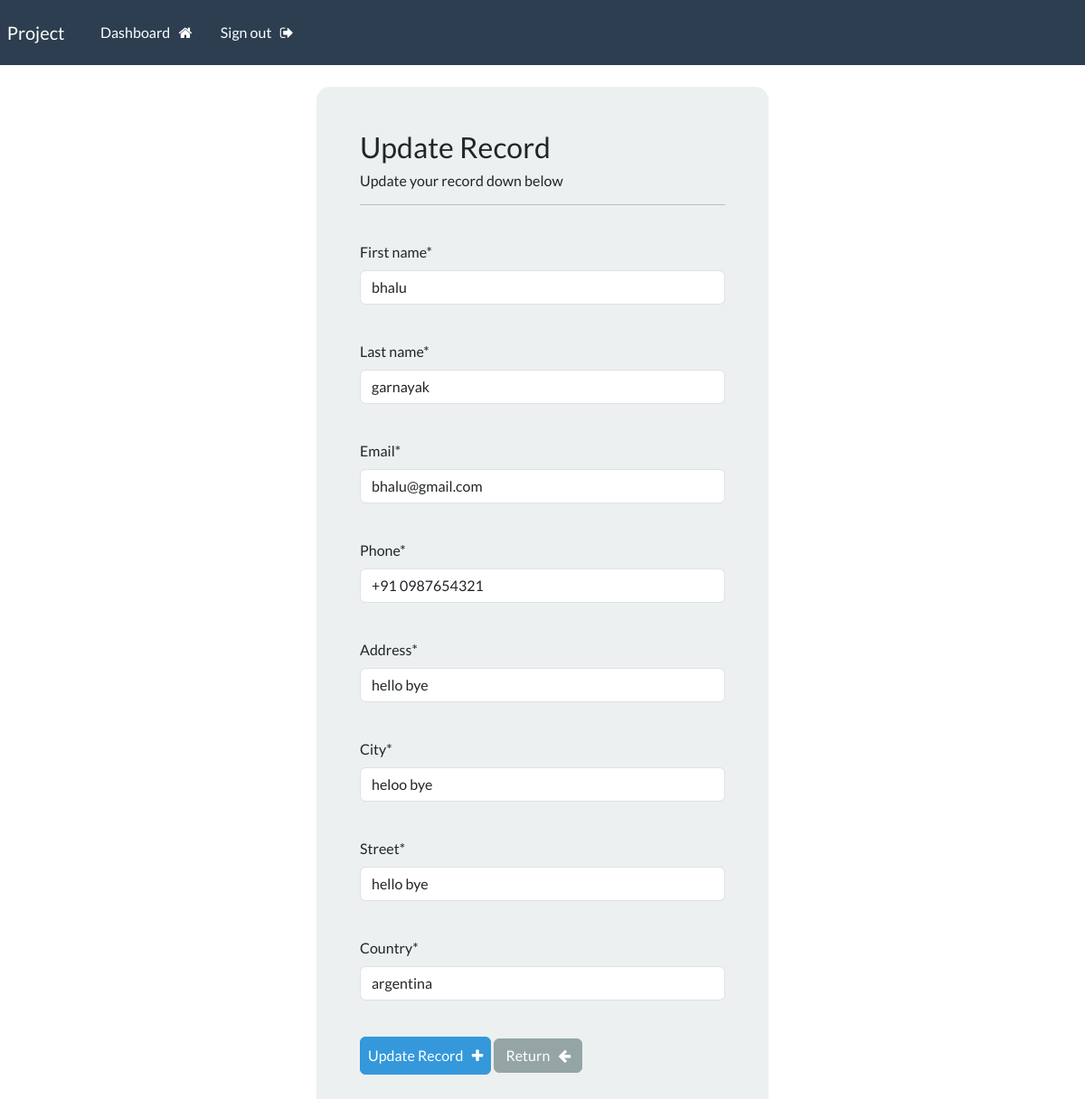
The page /update-record/3 (signed in) on the database its author committed.
### my_app/models.py (models this page shows)
class Record(models.Model):
    creation_date = models.DateTimeField(auto_now_add = True)
    first_name = models.CharField(max_length=50)
    last_name = models.CharField(max_length=50)
    email = models.CharField(max_length=50)
    phone = models.CharField(max_length=20)
    address = models.CharField(max_length=200)
    city = models.CharField(max_length=20)
    street = models.CharField(max_length=100)
    country = models.CharField(max_length=30)

### my_app/views.py (the view)
# urls.py: path('update-record/<int:pk>', views.update_record, name='update-record'),
@login_required(login_url='my-login')
def update_record(request, pk):
    record = Record.objects.get(id=pk)
    form = UpdateRecordForm(instance=record)
    if request.method == 'POST':
        form = UpdateRecordForm(request.POST, instance=record)
        if form.is_valid():
            form.save()
            messages.success(request, "Record updated!")
            return redirect('dashboard')
    context = {'form4': form}
    return render(request, 'my_app/update-record.html', context=context)

### my_app/forms.py
class UpdateRecordForm(forms.ModelForm):
    class Meta:
        model = Record
        fields = ['first_name', 'last_name', 'email', 'phone', 'address', 'city', 'street', 'country']

### my_app/templates/my_app/update-record.html (shortened to what this page needs)
{% extends 'my_app/base.html' %}
{% load crispy_forms_tags %}
{% block content%}
<body>
    <div class="container bg-light shadow-md p-5 form-layout">
        <h3>Update Record</h3>
        <h6>Update your record down below</h6>
        <hr>
        <br>
        <form action="" method="POST" autocomplete="off">
            {{form4.first_name|as_crispy_field}}
            <br>
            {{form4.last_name|as_crispy_field}}
            <br>
            {{form4.email|as_crispy_field}}
            <br>
            {{form4.phone|as_crispy_field}}
            <br>
            {{form4.address|as_crispy_field}}
            <br>
            {{form4.city|as_crispy_field}}
            <br>
            {{form4.street|as_crispy_field}}
            <br>
            {{form4.country|as_crispy_field}}
            <br>
            <button type="submit" class="btn btn-info p-2">Update Record
                &nbsp; <i class="fa fa-plus" aria-hidden="true"></i>
            </button>
            <a href="{% url 'dashboard' %}" class="btn btn-secondary ">
                Return &nbsp; <i class="fa fa-arrow-left" aria-hidden="true"></i>
            </a>
        </form>
        <br>
    </div>
    <br>
</body>
{% endblock %}

### static/css/styles.css (style rules this page uses)
.form-layout { border-radius: 15px; width: 500px; }

### rows shown on the page
Record: first_name "bhalu", last_name "garnayak", email "bhalu@gmail.com", phone "+91 0987654321", address "hello bye", city "heloo bye", street "hello bye", country "argentina"
